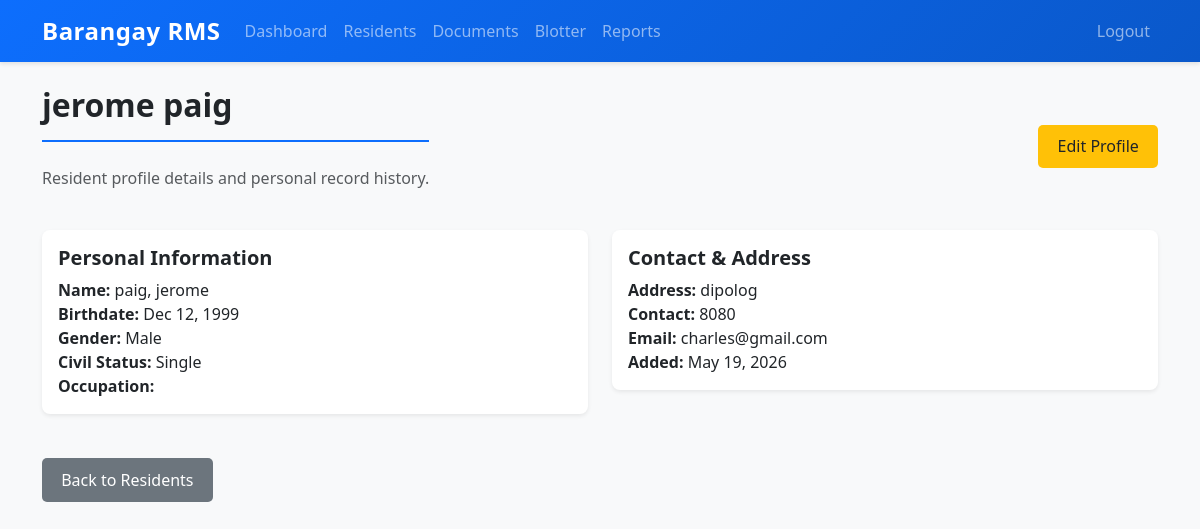
Screenshot of /pages/view_resident.php?id=2 (signed in) with the database file from the repository.
### tables this page shows
CREATE TABLE `residents` (
  `id` int(11) NOT NULL AUTO_INCREMENT,
  `first_name` varchar(50) NOT NULL,
  `last_name` varchar(50) NOT NULL,
  `middle_name` varchar(50) DEFAULT NULL,
  `address` text NOT NULL,
  `birthdate` date NOT NULL,
  `contact_number` varchar(15) DEFAULT NULL,
  `email` varchar(100) DEFAULT NULL,
  `gender` enum('Male','Female','Other') DEFAULT NULL,
  `civil_status` enum('Single','Married','Widowed','Divorced') DEFAULT NULL,
  `occupation` varchar(100) DEFAULT NULL,
  `created_at` timestamp NOT NULL DEFAULT current_timestamp(),
  `updated_at` timestamp NOT NULL DEFAULT current_timestamp() ON UPDATE current_timestamp(),
  PRIMARY KEY (`id`)
);

### includes/config.php (called while the page is built, shortened)
<?php
class MysqliResultWrapper {
    private $result;
    public function __construct($result) {
        $this->result = $result;
    }
    public function fetch_assoc() {
        return $this->result ? $this->result->fetch_assoc() : null;
    }
}
function prepare_and_execute($conn, $sql, $types = '', ...$params) {
    if ($conn instanceof PDO) {
        $stmt = $conn->prepare($sql);
        $stmt->execute($params);
        return new PDOResultWrapper($stmt);
    } else {
        $stmt = $conn->prepare($sql);
        if ($stmt) {
            if ($types) {
                $stmt->bind_param($types, ...$params);
            }
            $stmt->execute();
            $result = $stmt->get_result();
            return new MysqliResultWrapper($result);
        }
        return null;
    }
}
?>

### includes/functions.php (called while the page is built, shortened)
<?php
function format_date($date) {
    return date('M d, Y', strtotime($date));
}
?>

### pages/view_resident.php (the view, shortened to what this page needs)
<?php
require_once '../includes/config.php';
require_once '../includes/functions.php';
$id = $_GET['id'];
$result = prepare_and_execute($conn, "SELECT * FROM residents WHERE id = ?", "i", $id);
$resident = $result->fetch_assoc();
?>
<!DOCTYPE html>
<html lang="en">
<head>
    <link href="https://cdn.jsdelivr.net/npm/bootstrap@5.3.0/dist/css/bootstrap.min.css" rel="stylesheet">
    <link href="../assets/css/style.css" rel="stylesheet">
</head>
<body>
    <nav class="navbar navbar-expand-lg navbar-dark bg-primary">
        <div class="container">
            <a class="navbar-brand" href="dashboard.php">Barangay RMS</a>
            <div class="collapse navbar-collapse" id="navbarNav">
                <ul class="navbar-nav me-auto">
                    <li class="nav-item"><a class="nav-link" href="dashboard.php">Dashboard</a></li>
                    <li class="nav-item"><a class="nav-link" href="residents.php">Residents</a></li>
                    <li class="nav-item"><a class="nav-link" href="documents.php">Documents</a></li>
                    <li class="nav-item"><a class="nav-link" href="blotter.php">Blotter</a></li>
                    <li class="nav-item"><a class="nav-link" href="reports.php">Reports</a></li>
                </ul>
                <ul class="navbar-nav">
                    <li class="nav-item"><a class="nav-link" href="logout.php">Logout</a></li>
                </ul>
            </div>
        </div>
    </nav>
    <div class="container mt-4">
        <div class="d-flex justify-content-between align-items-center mb-4">
            <div>
                <h1><?php echo htmlspecialchars($resident['first_name'] . ' ' . $resident['middle_name'] . ' ' . $resident['last_name']); ?></h1>
                <p class="text-muted">Resident profile details and personal record history.</p>
            </div>
            <a href="edit_resident.php?id=<?php echo $resident['id']; ?>" class="btn btn-warning">Edit Profile</a>
        </div>
        <div class="row g-4">
            <div class="col-md-6">
                <div class="card shadow-sm">
                    <div class="card-body">
                        <h5 class="card-title">Personal Information</h5>
                        <p><strong>Name:</strong> <?php echo htmlspecialchars($resident['last_name'] . ', ' . $resident['first_name'] . ' ' . $resident['middle_name']); ?></p>
                        <p><strong>Birthdate:</strong> <?php echo format_date($resident['birthdate']); ?></p>
                        <p><strong>Gender:</strong> <?php echo htmlspecialchars($resident['gender']); ?></p>
                        <p><strong>Civil Status:</strong> <?php echo htmlspecialchars($resident['civil_status']); ?></p>
                        <p><strong>Occupation:</strong> <?php echo htmlspecialchars($resident['occupation']); ?></p>
                    </div>
                </div>
            </div>
            <div class="col-md-6">
                <div class="card shadow-sm">
                    <div class="card-body">
                        <h5 class="card-title">Contact & Address</h5>
                        <p><strong>Address:</strong> <?php echo htmlspecialchars($resident['address']); ?></p>
                        <p><strong>Contact:</strong> <?php echo htmlspecialchars($resident['contact_number']); ?></p>
                        <p><strong>Email:</strong> <?php echo htmlspecialchars($resident['email']); ?></p>
                        <p><strong>Added:</strong> <?php echo format_date($resident['created_at']); ?></p>
                    </div>
                </div>
            </div>
        </div>
        <a href="residents.php" class="btn btn-secondary mt-4">Back to Residents</a>
    </div>
</body>
</html>

### assets/css/style.css (style rules this page uses)
:root { --primary-color: #0d6efd; --secondary-color: #6c757d; --success-color: #198754; --info-color: #0dcaf0; --warning-color: #ffc107; --danger-color: #dc3545; --light-color: #f8f9fa; --dark-color: #212529; }
body { font-family: 'Segoe UI', Tahoma, Geneva, Verdana, sans-serif; background-color: var(--light-color); color: var(--dark-color); }
.navbar { box-shadow: 0 2px 4px rgba(0,0,0,0.1); background: linear-gradient(135deg, #0d6efd 0%, #0a58ca 100%); }
.navbar-brand { font-weight: 600; font-size: 1.5rem; letter-spacing: 0.5px; }
.card { border: none; border-radius: 8px; box-shadow: 0 1px 3px rgba(0,0,0,0.1); margin-bottom: 20px; transition: transform 0.2s, box-shadow 0.2s; }
.btn { border: none; border-radius: 5px; padding: 0.6rem 1.2rem; font-weight: 500; transition: all 0.2s; cursor: pointer; }
.btn-secondary { background-color: #6c757d; color: white; }
.btn-warning { background-color: #ffc107; color: #212529; }
h1, h2, h3, h4, h5, h6 { color: var(--dark-color); font-weight: 600; margin-bottom: 1.5rem; }
h1 { font-size: 2rem; border-bottom: 2px solid var(--primary-color); padding-bottom: 1rem; }
.mt-4 { margin-top: 2rem; }
.text-muted { color: #6c757d; }
.shadow-sm { box-shadow: 0 1px 3px rgba(0,0,0,0.1); }
.navbar-brand { font-weight: 700; }
.card .card-body p { margin-bottom: 0; }

### rows the page displays
residents: first_name+middle_name+last_name "jerome paig", last_name+first_name+middle_name "paig, jerome", birthdate "Dec 12, 1999", gender "Male", civil_status "Single", address "dipolog", contact_number "8080", email "charles@gmail.com", created_at "May 19, 2026"
